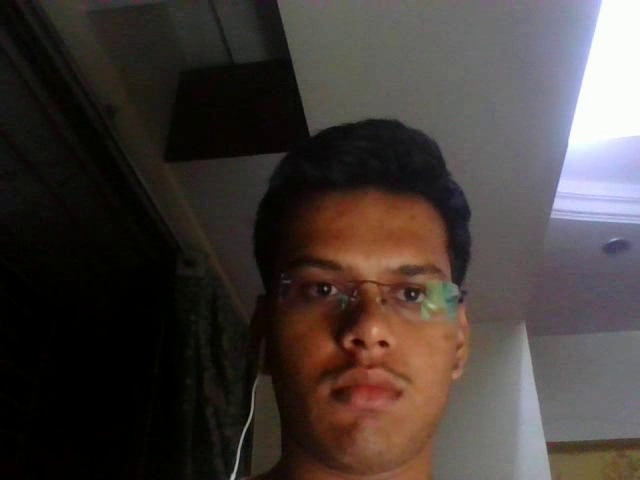
#> input picture frame 35 of MotionDetection/output.avi, 640 x 480 px, given in place of the camera
$ python motionDetection.py   (older library calls are emulated)
#> lines starting #> are read from the running program, lines starting #| are printed output that depends on the picture; after the words box and inside, x2 and y2 are one past the last pixel; in counts of white or black regions, pixels touching at a corner belong together
### MotionDetection/pyImageSearchNMS.py
# import the necessary packages
import numpy as np
# Malisiewicz et al.
def non_max_suppression_fast(boxes, overlapThresh):
	# if there are no boxes, return an empty list
	if len(boxes) == 0:
		return []
	# if the bounding boxes integers, convert them to floats --
	# this is important since we'll be doing a bunch of divisions
	# if boxes.dtype.kind == "i":
	# 	boxes = boxes.astype("float")
	# initialize the list of picked indexes
	pick = []
	# grab the coordinates of the bounding boxes
	x1 = boxes[:,0]
	y1 = boxes[:,1]
	x2 = boxes[:,2]
	y2 = boxes[:,3]
	# compute the area of the bounding boxes and sort the bounding
	# boxes by the bottom-right y-coordinate of the bounding box
	area = (x2) * (y2)
	idxs = np.argsort(y2)
	# keep looping while some indexes still remain in the indexes
	# list
	while len(idxs) > 0:
		# grab the last index in the indexes list and add the
		# index value to the list of picked indexes
		last = len(idxs) - 1
		i = idxs[last]
		pick.append(i)
		# find the largest (x, y) coordinates for the start of
		# the bounding box and the smallest (x, y) coordinates
		# for the end of the bounding box
		xx1 = np.maximum(x1[i], x1[idxs[:last]])
		yy1 = np.maximum(y1[i], y1[idxs[:last]])
		xx2 = np.minimum(x2[i], x2[idxs[:last]])
		yy2 = np.minimum(y2[i], y2[idxs[:last]])
		# compute the width and height of the bounding box
		w = np.maximum(0, xx2)
		h = np.maximum(0, yy2)
		# compute the ratio of overlap
		overlap = (w * h) / area[idxs[:last]]
		# delete all indexes from the index list that have
		idxs = np.delete(idxs, np.concatenate(([last],
			np.where(overlap > overlapThresh)[0])))
	# return only the bounding boxes that were picked using the
	# integer data type
	return boxes[pick].astype("int")

### MotionDetection/motionDetection.py
import cv2
import numpy as np
from pyImageSearchNMS import *
cap = cv2.VideoCapture(0)
kernel = np.ones((5, 5), np.uint8)
fourcc = cv2.VideoWriter_fourcc(*'XVID')
out = cv2.VideoWriter('output.avi', fourcc, 20.0, (640, 480))
fgbg = cv2.createBackgroundSubtractorMOG2()
while True:
    ret, frame = cap.read()
#> frame is the input picture: shape (480, 640, 3); mean B, G, R 57.1, 60.3, 68.6
    # gray = cv2.cvtColor(frame, cv2.COLOR_BGR2GRAY)
    # blur = cv2
    frame = cv2.flip(frame, 1)
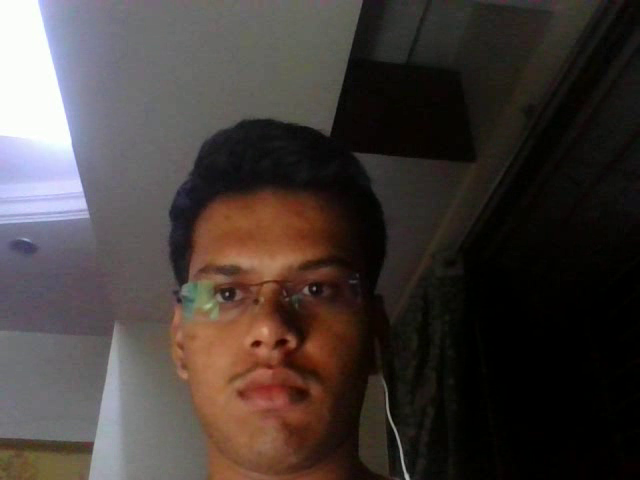
#> frame: shape (480, 640, 3); mean B, G, R 57.1, 60.3, 68.6
    fgmask = fgbg.apply(frame)
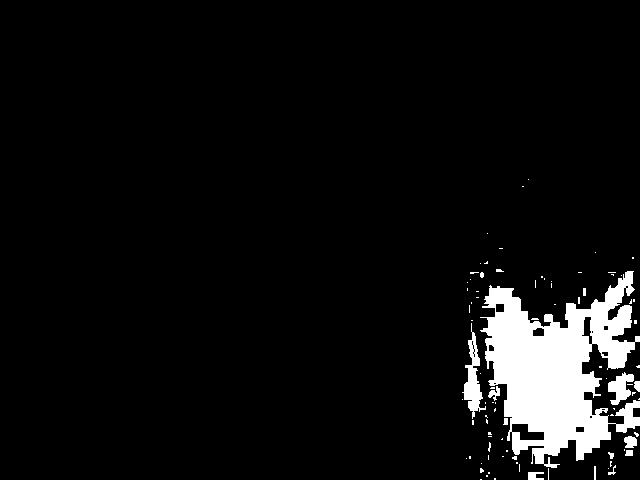
#> fgmask: shape (480, 640); values 127 (black) and 255 (white), 6.1% white; 88 white regions (74 under 20 px), largest, box (x1, y1, x2, y2) and area: (480, 271, 640, 468) 16505, (462, 323, 486, 419) 825, (608, 372, 634, 405) 470
    closing = cv2.morphologyEx(fgmask, cv2.MORPH_CLOSE, kernel)
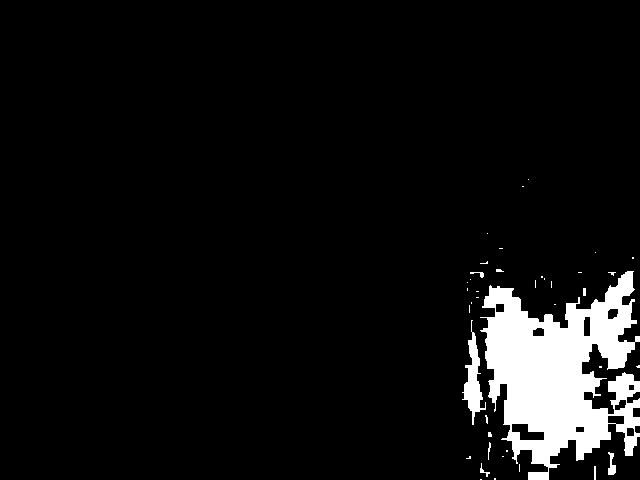
#> closing: shape (480, 640); values 127 (black) and 255 (white), 6.4% white; 40 white regions (32 under 20 px), largest, box (x1, y1, x2, y2) and area: (480, 271, 640, 480) 18430, (462, 320, 486, 425) 913, (608, 452, 616, 475) 110
    opening = cv2.morphologyEx(closing, cv2.MORPH_OPEN, kernel)
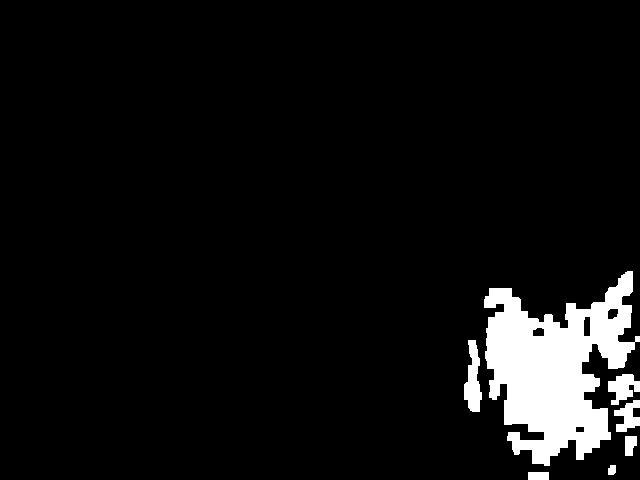
#> opening: shape (480, 640); values 127 (black) and 255 (white), 6.2% white; 7 white regions, largest, box (x1, y1, x2, y2) and area: (484, 271, 640, 466) 16572, (464, 340, 482, 412) 805, (608, 374, 640, 405) 596
    dilation = cv2.dilate(opening, kernel, iterations=2)
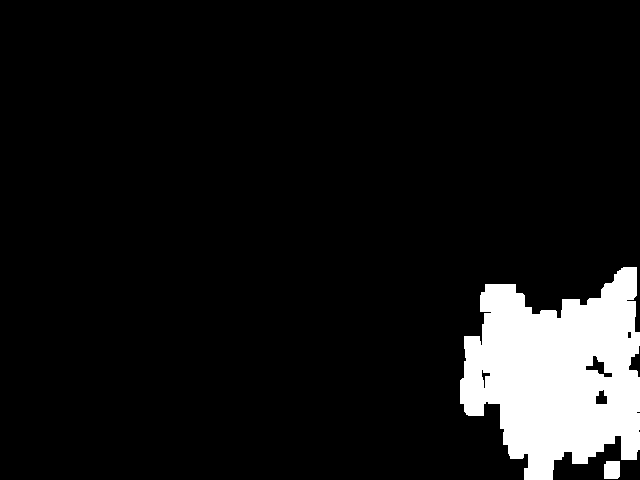
#> dilation: shape (480, 640); values 127 (black) and 255 (white), 8.6% white; 2 white regions, box (x1, y1, x2, y2) and area: (460, 267, 640, 480) 26098, (604, 461, 620, 479) 279
    _, dil = cv2.threshold(dilation, 240, 255, cv2.THRESH_BINARY)
#> dil: shape (480, 640); 8.6% white; 2 white regions
    contours, heirarchy = cv2.findContours(dil, cv2.RETR_EXTERNAL, cv2.CHAIN_APPROX_TC89_L1)
#> contours = 2 contours; box (x1, y1, x2, y2) and area: (460, 267, 640, 480) 26050, (604, 461, 620, 479) 248
    # [4 lines of commented-out code are left out]
    minDim = 50
    # contours2 = non_max_suppression_fast(contours, 0.4)
    # print(type(contours), len(contours), contours[0].shape)
    boxes=[]
    for (i, contour) in enumerate(contours):
        (x, y, w, h) = cv2.boundingRect(contour)
        boxes+=[[x*1.0, y*1.0, w*1.0, h*1.0]]
#> this loop made 2 passes
#> (x, y, w, h) on pass 1: (604, 461, 16, 18)
#> (x, y, w, h, boxes) on pass 2: (460, 267, 180, 213, [[604, 461, 16, 18], [460, 267, 180, 213]])
    # print(boxes)
    # print(np.array(boxes))
    boxes2 = non_max_suppression_fast(np.array(boxes), 0.4)
#> in non_max_suppression_fast, `x1 = boxes[:,0]`: x1 = [604, 460]
#> in non_max_suppression_fast, `y1 = boxes[:,1]`: y1 = [461, 267]
#> in non_max_suppression_fast, `x2 = boxes[:,2]`: x2 = [16, 180]
#> in non_max_suppression_fast, `y2 = boxes[:,3]`: y2 = [18, 213]
#> in non_max_suppression_fast, `area = (x2) * (y2)`: area = [288, 38340]
#> in non_max_suppression_fast, `idxs = np.argsort(y2)`: idxs = [0, 1]
#> the loop in non_max_suppression_fast, `while len(idxs) > 0:` made 1 pass
#> (last, i, xx1, yy1, xx2, yy2, w, h) on pass 1: (1, 1, [604], [461], [16], [18], [16], [18])
#> after the loop in non_max_suppression_fast, `while len(idxs) > 0:`: idxs = empty array; pick = [1]
#> boxes2 = [[460, 267, 180, 213]]
    for box in boxes2:
        (x, y, w, h)=box
        if((w>minDim) and (h>minDim)):
         cv2.rectangle(frame, (int(x), int(y)), (int(x+w), int(y+h)), (0, 0, 255), 3)
#> this loop made 1 pass
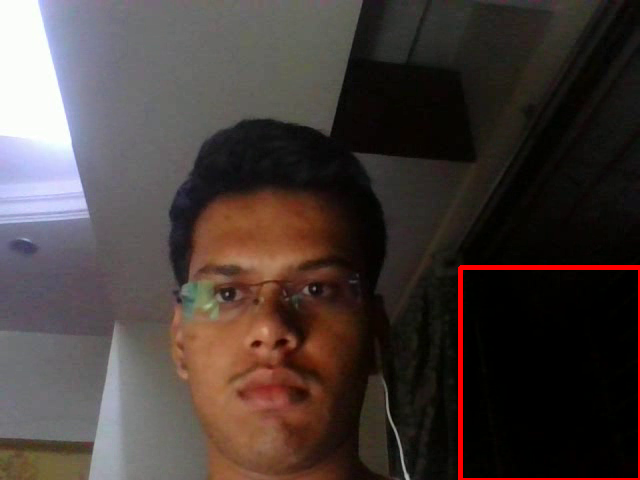
#> frame: shape (480, 640, 3); 0.89% of pixels changed, all inside (x1, y1, x2, y2) = (458, 265, 640, 480)
    out.write(frame)
    cv2.imshow('original', frame)
    cv2.imshow('fg', fgmask)
    cv2.imshow('dil', dil)
    # cv2.imshow('im2', im2)
    k = cv2.waitKey(1) & 0xff
#> (key Esc is pressed here)
    if k == 27:
        break
cap.release()
cv2.destroyAllWindows()

$ run again, starting later in the video
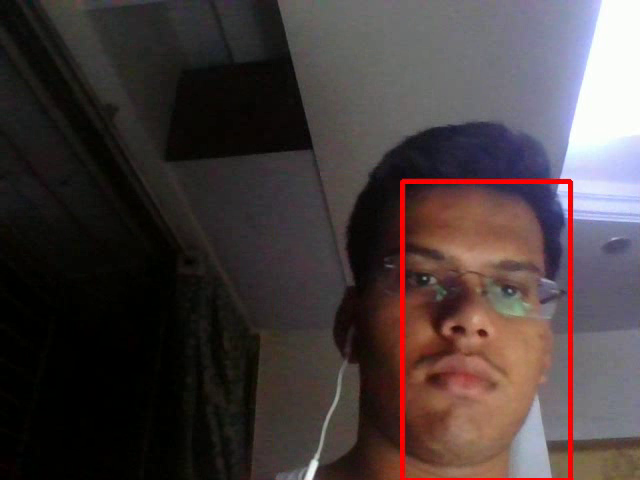
#> input picture frame 159 of MotionDetection/output.avi, 640 x 480 px, given in place of the camera
#> frame is the input picture: shape (480, 640, 3); mean B, G, R 60.5, 60.5, 71.2
#> `fgmask = fgbg.apply(frame)`:
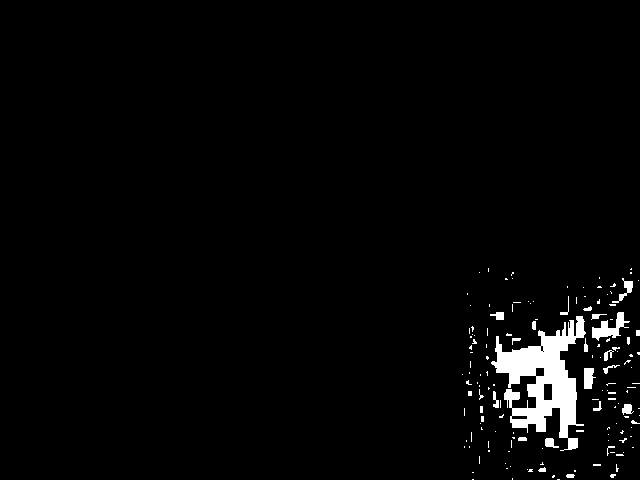
#> fgmask: shape (480, 640); values 127 (black) and 255 (white), 2.5% white; 149 white regions (123 under 20 px), largest, box (x1, y1, x2, y2) and area: (491, 316, 586, 451) 5341, (592, 312, 630, 341) 438, (584, 368, 596, 389) 191
#> closing: shape (480, 640); values 127 (black) and 255 (white), 2.7% white; 101 white regions (68 under 20 px), largest, box (x1, y1, x2, y2) and area: (491, 316, 588, 451) 5685, (592, 312, 630, 347) 504, (584, 368, 596, 389) 196
#> opening: shape (480, 640); values 127 (black) and 255 (white), 2.2% white; 15 white regions, largest, box (x1, y1, x2, y2) and area: (494, 316, 586, 449) 5467, (592, 312, 629, 338) 462, (584, 368, 594, 389) 194
#> dilation: shape (480, 640); values 127 (black) and 255 (white), 4.3% white; 8 white regions, largest, box (x1, y1, x2, y2) and area: (489, 308, 640, 453) 11057, (604, 388, 636, 421) 610, (600, 343, 622, 362) 346
#> dil: shape (480, 640); 4.3% white; 8 white regions
#> contours = 8 contours; box (x1, y1, x2, y2) and area: (489, 308, 640, 453) 10888, (604, 388, 636, 421) 556, (600, 343, 622, 362) 306, (620, 277, 637, 296) 267, (492, 308, 508, 324) 225, (603, 442, 619, 457) 209, (536, 463, 549, 476) 144, (563, 470, 578, 480) 126
#> the loop `for (i, contour) in enumerate(contours):` made 8 passes
#> (x, y, w, h) on passes 4, 5, 6, 8: (604, 388, 32, 33), (600, 343, 22, 19), (489, 308, 151, 145), (620, 277, 17, 19)
#> x1 = [563, 536, 603, 604, 600, 489, 492, 620]
#> y1 = [470, 463, 442, 388, 343, 308, 308, 277]
#> x2 = [15, 13, 16, 32, 22, 151, 16, 17]
#> y2 = [10, 13, 15, 33, 19, 145, 16, 19]
#> area = [150, 169, 240, 1056, 418, 21895, 256, 323]
#> in non_max_suppression_fast, `idxs = np.argsort(y2)`: idxs = [0, 1, 2, 6, 7, 4, 3, 5]
#> the loop in non_max_suppression_fast, `while len(idxs) > 0:` made 1 pass
#> (last, i, xx1, yy1, w, h, overlap) on pass 1: (7, 5, [563, 536, 603, 492, 620, 600, 604], [470, 463, 442, 308, 308, 343, 388], [15, 13, 16, 16, 17, 22, 32], [10, 13, 15, 16, 19, 19, 33], [1, 1, 1, 1, 1, 1, 1])
#> after the loop in non_max_suppression_fast, `while len(idxs) > 0:`: idxs = empty array; pick = [5]
#> boxes2 = [[489, 308, 151, 145]]
#> the loop `for box in boxes2:` made 1 pass
#> after the loop `for box in boxes2:`:
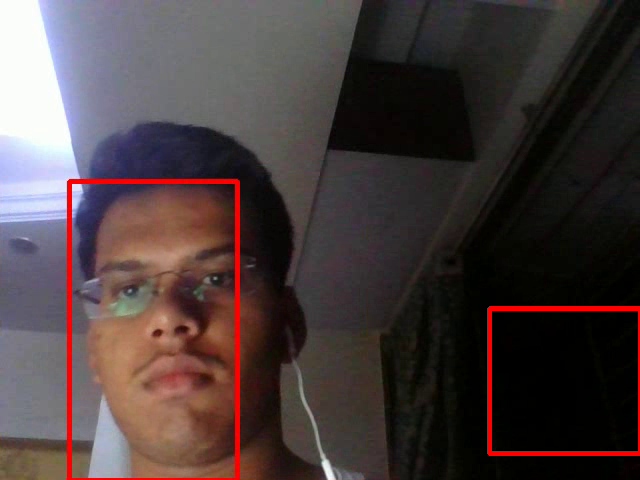
#> frame: shape (480, 640, 3); mean B, G, R 60.5, 60.5, 73.2

$ run again, starting later in the video
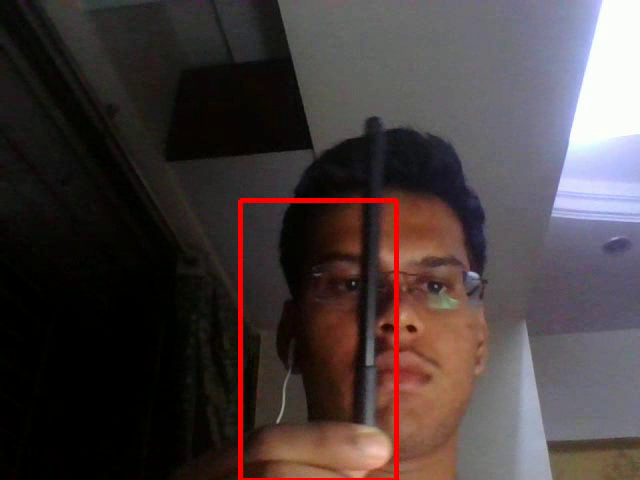
#> input picture frame 283 of MotionDetection/output.avi, 640 x 480 px, given in place of the camera
#> frame is the input picture: shape (480, 640, 3); mean B, G, R 60.8, 60.7, 70.9
#> `fgmask = fgbg.apply(frame)`:
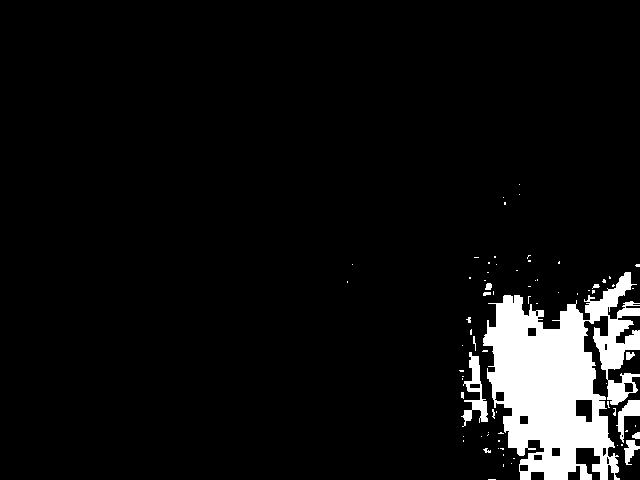
#> fgmask: shape (480, 640); values 127 (black) and 255 (white), 6.6% white; 74 white regions (63 under 20 px), largest, box (x1, y1, x2, y2) and area: (483, 272, 640, 480) 18389, (461, 352, 488, 427) 736, (616, 400, 640, 443) 400
#> closing: shape (480, 640); values 127 (black) and 255 (white), 6.9% white; 43 white regions (37 under 20 px), largest, box (x1, y1, x2, y2) and area: (459, 272, 640, 480) 20831, (483, 283, 494, 296) 94, (483, 448, 491, 453) 27, (473, 336, 476, 351) 24, (527, 255, 531, 262) 23, (466, 317, 471, 323) 20
#> opening: shape (480, 640); values 127 (black) and 255 (white), 6.6% white; 8 white regions, largest, box (x1, y1, x2, y2) and area: (483, 295, 640, 480) 16387, (594, 302, 640, 370) 1821, (585, 272, 634, 321) 1010
#> dilation: shape (480, 640); values 127 (black) and 255 (white), 9.2% white; 1 white region, box (x1, y1, x2, y2) and area: (459, 268, 640, 480) 28151
#> dil: shape (480, 640); 9.2% white; 1 white region
#> contours = 1 contour; box (x1, y1, x2, y2) and area: (459, 268, 640, 480) 28081
#> the loop `for (i, contour) in enumerate(contours):` made 1 pass
#> (x, y, w, h) on pass 1: (459, 268, 181, 212)
#> x1 = [459]
#> y1 = [268]
#> x2 = [181]
#> y2 = [212]
#> area = [38372]
#> in non_max_suppression_fast, `idxs = np.argsort(y2)`: idxs = [0]
#> the loop in non_max_suppression_fast, `while len(idxs) > 0:` made 1 pass
#> (last, i) on pass 1: (0, 0)
#> after the loop in non_max_suppression_fast, `while len(idxs) > 0:`: idxs = empty array; pick = [0]
#> boxes2 = [[459, 268, 181, 212]]
#> the loop `for box in boxes2:` made 1 pass
#> after the loop `for box in boxes2:`:
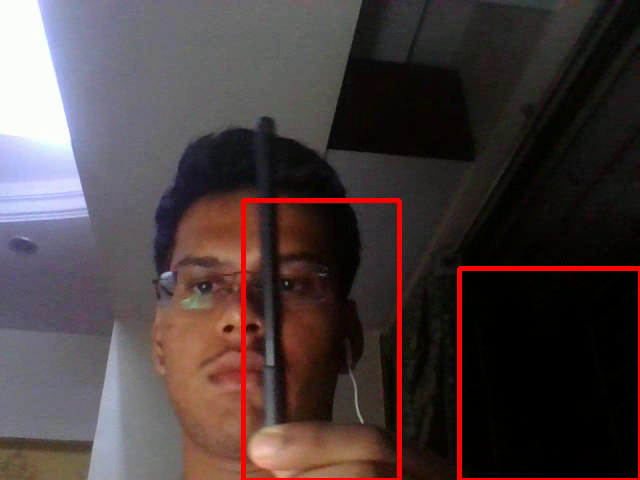
#> frame: shape (480, 640, 3); mean B, G, R 60.8, 60.6, 73.1
